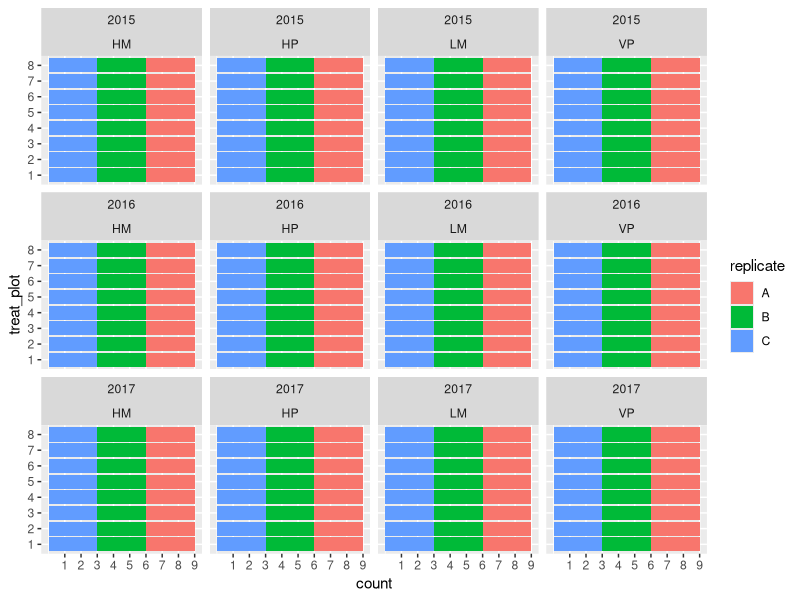
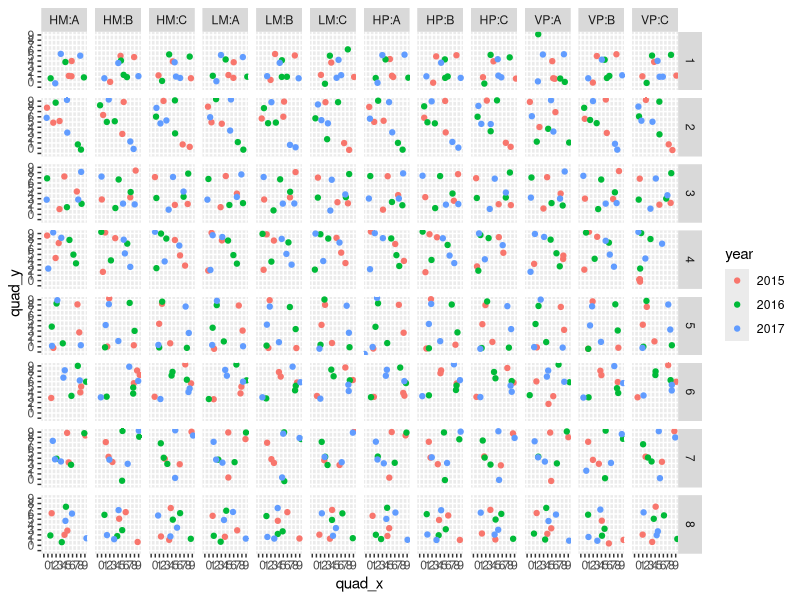
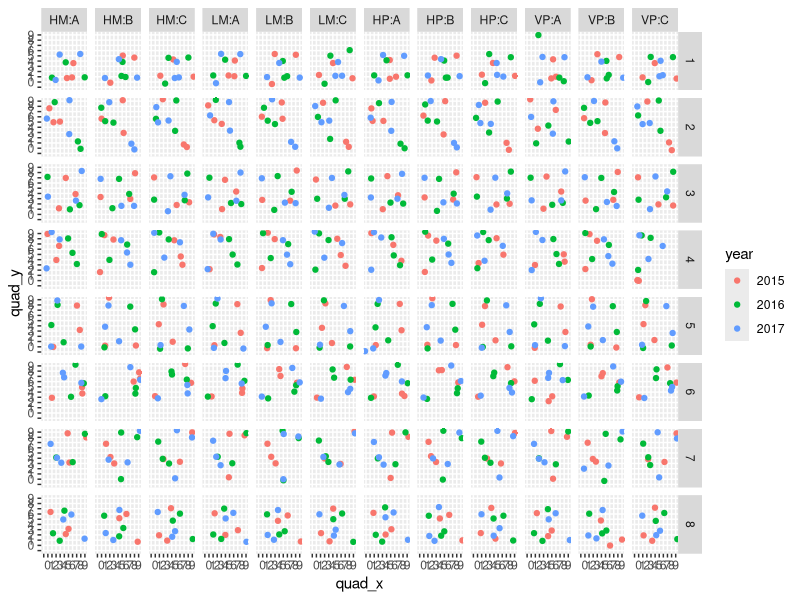

R code for these plots, in order:
## ---- chunk 1
library(tidyverse)
## ---- chunk 2
rushdata <- read.csv("../data/rushdata.csv", header = TRUE)
## ---- chunk 3
rushdata
## ---- chunk 4
rushdata <- rushdata %>% 
  select(-X) %>% #remove first column
  mutate_at(funs(as.factor), .vars = 1:5)
  
## ---- chunk 5
datastr <- select(rushdata, year:quad)
datastr
## ---- chunk 6
datastr %>% 
  group_by(year, location, replicate, treat_plot) %>% 
  count()
## ---- chunk 7
datastr %>% 
  group_by(year, location, treat_plot) %>% 
  count()
## ---- chunk 8
ggplot(datastr, aes(treat_plot)) +
  geom_histogram(aes(fill = replicate), 
                 stat = "count") +
  facet_wrap(c("year", "location")) +
  scale_y_continuous(breaks = seq(1:9), minor_breaks = FALSE) +
  coord_flip()
## ---- chunk 9
#split quadrat column into coordinates

#split out letters
quads <- as.numeric(
  str_split(rushdata$quad, pattern = "[:alpha:]", simplify = TRUE)[,1])

#pad with leading zeros
quads <- sprintf("%02d", quads)
quads[which(quads == "NA")] <- ""


#create dataframe for plot data
plotdata <- rushdata 
plotdata$quad <- quads

#split coordinates
plotdata$quad_x <- substr(plotdata$quad, 1, 1)
plotdata$quad_y <- substr(plotdata$quad, 2, 2)
#head(plotdata$quad_y)

plotdata <- plotdata %>% 
  select(location, replicate, treat_plot, quad_x, quad_y, year) %>% 
  mutate(location, location = factor(location, levels = c("HM", "LM", "HP", "VP")))
  
quad.struct <- ggplot(plotdata, aes(x = quad_x, y = quad_y, colour = year)) +
  geom_point(position = "jitter") +
  facet_grid(treat_plot ~ location:replicate)

quad.struct

ggsave(quad.struct, filename = "../outputs/quad.struct.png", width = 30, height = 20, units = "cm", dpi = 600)
